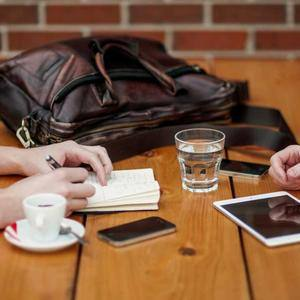
#> input picture ios/Mosaik/Resources/Pool/p0007.jpg, 300 x 300 px
$ python -i fetch-pool.py   (imports and definitions only)
#> lines starting #> are read from the running program, lines starting #| are printed output that depends on the picture
#!/usr/bin/env python3
"""Henter billedpuljen (Picsum/Unsplash-licens) til ios/Mosaik/Resources/Pool/ og laver pool.json
med gennemsnitsfarve (Lab) + 2x2 delfarver for hvert billede. Køres én gang; resultatet committes."""
import io, json, os, sys, urllib.request, concurrent.futures as cf
from PIL import Image

ROOT = os.path.dirname(os.path.dirname(os.path.abspath(__file__)))
OUT = os.path.join(ROOT, 'ios', 'Mosaik', 'Resources', 'Pool')
SIZE = 300
# [1 line not run here, left out]

def srgb_to_lab(r, g, b):
    def lin(c):
        c /= 255
        return c / 12.92 if c <= 0.04045 else ((c + 0.055) / 1.055) ** 2.4
    r, g, b = lin(r), lin(g), lin(b)
    x = (0.4124 * r + 0.3576 * g + 0.1805 * b) / 0.95047
    y = 0.2126 * r + 0.7152 * g + 0.0722 * b
    z = (0.0193 * r + 0.1192 * g + 0.9505 * b) / 1.08883
    f = lambda t: t ** (1 / 3) if t > 0.008856 else 7.787 * t + 16 / 116
    fx, fy, fz = f(x), f(y), f(z)
    return [round(116 * fy - 16, 2), round(500 * (fx - fy), 2), round(200 * (fy - fz), 2)]

def fetch(i):
    path = os.path.join(OUT, f'p{i:04d}.jpg')
    if not os.path.exists(path):
        try:
            data = urllib.request.urlopen(f'https://picsum.photos/id/{i}/{SIZE}/{SIZE}', timeout=30).read()
        except Exception:
            return None
        im = Image.open(io.BytesIO(data)).convert('RGB').resize((SIZE, SIZE))
        im.save(path, 'JPEG', quality=72, optimize=True, progressive=False)
    im = Image.open(path).convert('RGB')
    avg = im.resize((1, 1), Image.BOX).getpixel((0, 0))
    q = im.resize((2, 2), Image.BOX)
    quads = [srgb_to_lab(*q.getpixel((x, y))) for y in range(2) for x in range(2)]
    return {'f': f'p{i:04d}', 'lab': srgb_to_lab(*avg), 'q': quads}

ids = range(0, int(sys.argv[1]) if len(sys.argv) > 1 else 1085)
# [4 lines not run here, left out]

>>> import cv2
>>> picture = cv2.imread('../ios/Mosaik/Resources/Pool/p0007.jpg', cv2.IMREAD_GRAYSCALE)
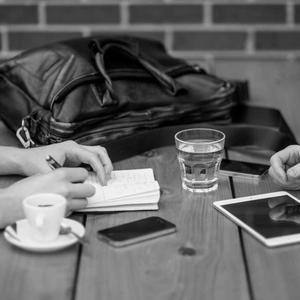
#> picture: shape (300, 300); min 0, max 255, mean 101
#> (the run stopped early here; a loop or call above may not have finished)

$ run again, on ios/Mosaik/Resources/Pool/p0056.jpg
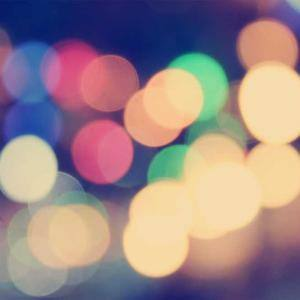
#> input picture ios/Mosaik/Resources/Pool/p0056.jpg, 300 x 300 px
#> `picture = cv2.imread('../ios/Mosaik/Resources/Pool/p0007.jpg', cv2.IMR..`:
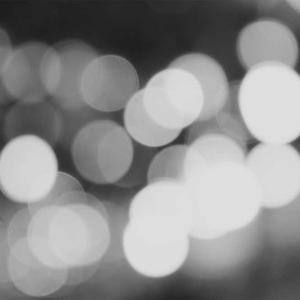
#> picture: shape (300, 300); min 27, max 228, mean 139.2
